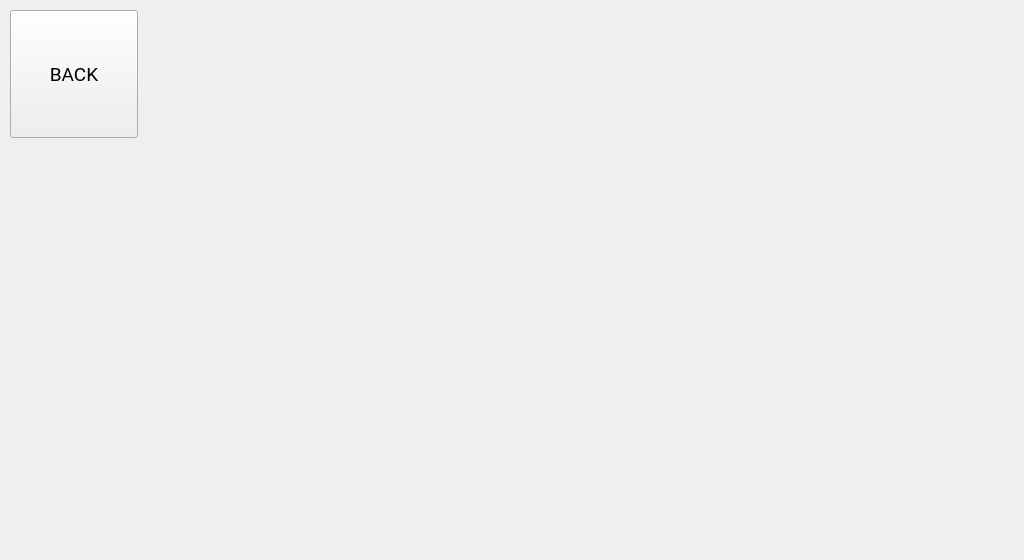
<?xml version="1.0" encoding="UTF-8"?>
<ui version="4.0">
 <class>diag_view</class>
 <widget class="QWidget" name="diag_view">
  <property name="geometry">
   <rect>
    <x>0</x>
    <y>0</y>
    <width>1024</width>
    <height>560</height>
   </rect>
  </property>
  <property name="windowTitle">
   <string>Form</string>
  </property>
  <property name="autoFillBackground">
   <bool>false</bool>
  </property>
  <property name="styleSheet">
   <string notr="true"/>
  </property>
  <widget class="QPushButton" name="btn_navigateBack">
   <property name="geometry">
    <rect>
     <x>10</x>
     <y>10</y>
     <width>128</width>
     <height>128</height>
    </rect>
   </property>
   <property name="font">
    <font>
     <family>Roboto</family>
     <pointsize>14</pointsize>
     <italic>false</italic>
    </font>
   </property>
   <property name="styleSheet">
    <string notr="true"/>
   </property>
   <property name="text">
    <string>BACK</string>
   </property>
  </widget>
 </widget>
 <resources/>
 <connections/>
</ui>
